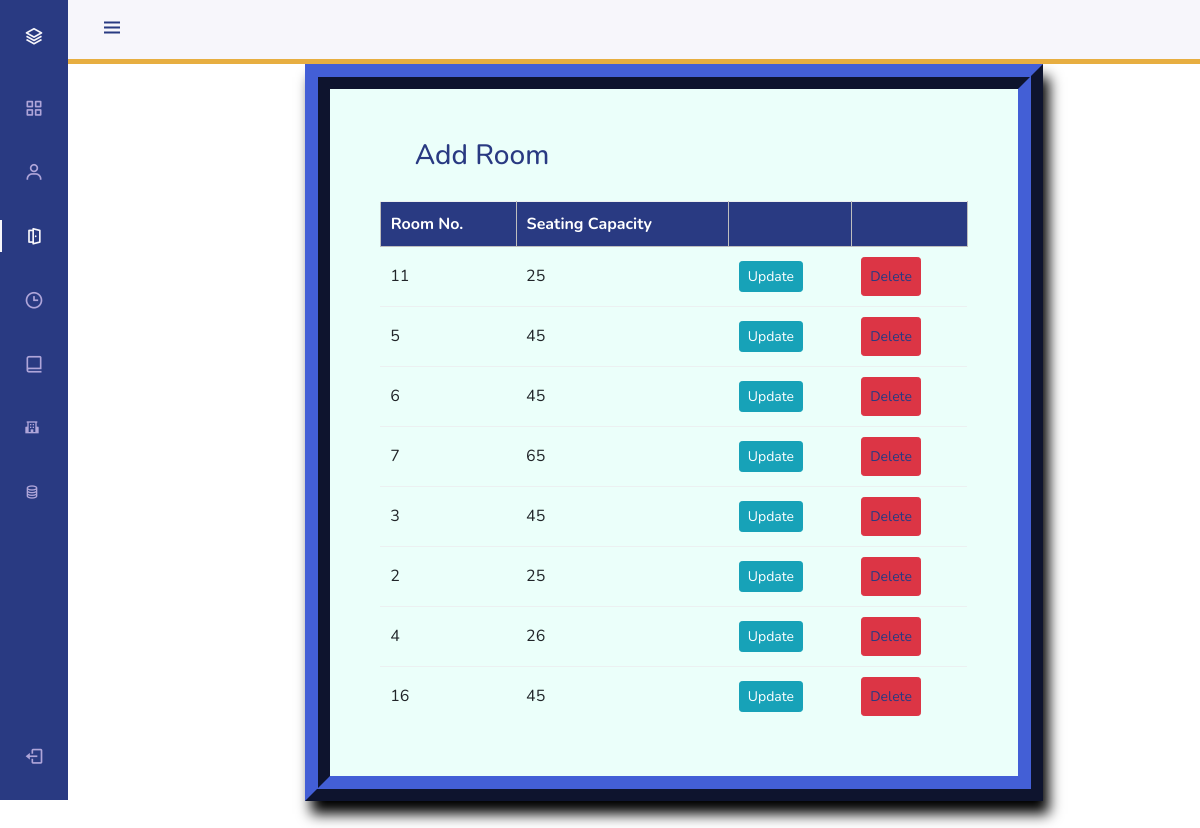
The app's page /room_list/ with its own data.
### scheduling_using_genetic/models.py (models this page shows, shortened)
class Room(models.Model):
    r_number = models.CharField(max_length=6)
    seating_capacity = models.IntegerField(default=0)

### scheduling_using_genetic/views.py (the view)
# urls.py: path('room_list/', views.room_list, name='editrooms'),
def room_list(request):
    context = {
        'rooms': Room.objects.all()
    }
    return render(request, 'roomlist.html', context)

### scheduling_using_genetic/templates/roomlist.html (shortened to what this page needs)
{% block content %}
{% load static %}
    <!DOCTYPE html>
<html lang="en">
    <head>
        <link href='https://cdn.jsdelivr.net/npm/boxicons@2.0.5/css/boxicons.min.css' rel='stylesheet'>
        <link rel="stylesheet" href="https://maxcdn.bootstrapcdn.com/bootstrap/4.0.0/css/bootstrap.min.css">
        <link rel="stylesheet" href="{% static 'css/styles.css' %}">
    </head>
    <body id="body-pd">
        <header class="header" id="header" style="border-bottom: 5px solid #e7ae41;">
            <div class="header__toggle">
                <i class='bx bx-menu' id="header-toggle"></i>
            </div>
        </header>
       <div class="l-navbar" id="nav-bar">
            <nav class="nav">
                <div>
                    <a href="#" class="nav__logo">
                        <i class='bx bx-layer nav__logo-icon'></i>
                    </a>
                    <div class="nav__list">
                        <a href="{% url 'index' %}" class="nav__link ">
                        <i class='bx bx-grid-alt nav__icon' ></i>
                        </a>
                        <a href="{% url 'addprofessor' %}" class="nav__link">
                            <i class='bx bx-user nav__icon' ></i>
                        </a>
                        <a href="{% url 'addroom' %}" class="nav__link active">
                            <i class='bx bx-door-open nav__icon' ></i>
                        </a>
                        <a href="{% url 'addmeetingtime' %}" class="nav__link">
                            <i class='bx bx-time nav__icon' ></i>
                        </a>
                        <a href="{% url 'addcourse' %}" class="nav__link">
                            <i class='bx bx-book-alt nav__icon' ></i>
                        </a>
                        <a href="{% url 'adddepartment' %}" class="nav__link">
                            <i class='bx bxs-school' ></i>
                        </a>
                        <a href="{% url 'addsection' %}" class="nav__link">
                            <i class='bx bx-coin-stack' ></i>
                        </a>
                    </div>
                </div>
                <a href="{% url 'logout' %}" class="nav__link">
                    <i class='bx bx-log-out nav__icon' ></i>
                </a>
            </nav>
        </div>
        <div class="container">
<fieldset class="fieldset">
    <a href="{% url 'addroom'%}"><h1 class="tablink" onclick="openPage('new')" id="defaultOpen">Add Room</h1></a>
    <div class="tabcontent" id="edit">
        <table class="table1">
            <thead>
            <tr class="table-headers">
            <th>Room No.</th>
            <th>Seating Capacity</th>
            <th class="empty"></th>
            <th  class="empty"></th>
            </tr>
            </thead>
            <tbody>
            {% for rm in rooms %}
            <tr>
             <td>{{rm.r_number}}</td>
             <td>{{rm.seating_capacity}}</td>
             <td><a class="btn btn-sm btn-info" href="{% url 'update_room' rm.id %}">Update</a></td>
             <td class="empty">
                <form action="{% url 'deleteroom' rm.id %}" method="post">
                        <input type="submit" value="Delete" class="btn btn-sm btn-danger">
                </form>
             </td>
             </tr>
            {% endfor %}
            </tbody>
        </table>
    </div>
</fieldset>
        </div>
    </body>
</html>
{% endblock %}

### static/css/styles.css (style rules this page uses)
:root { --header-height: 3rem; --nav-width: 68px; --first-color: #293a82; --first-color-light: #AFA5D9; --white-color: #F7F6FB; --body-font: 'Nunito', sans-serif; --normal-font-size: 1rem; --z-fixed: 100; }
*,::before,::after { box-sizing: border-box; }
body { position: relative; margin: var(--header-height) 0 0 0; padding: 0 1rem; font-family: var(--body-font); font-size: var(--normal-font-size); transition: .5s; }
a { text-decoration: none; }
.header { width: 100%; height: var(--header-height); position: fixed; top: 0; left: 0; display: flex; align-items: center; justify-content: space-between; padding: 0 1rem; background-color: var(--white-color); z-index: var(--z-fixed); transition: .5s; }
.header__toggle { color: var(--first-color); font-size: 1.5rem; cursor: pointer; }
.l-navbar { position: fixed; top: 0; left: -30%; width: var(--nav-width); height: 100vh; background-color: var(--first-color); padding: .5rem 1rem 0 0; transition: .5s; z-index: var(--z-fixed); }
.nav { height: 100%; display: flex; flex-direction: column; justify-content: space-between; overflow: hidden; }
.nav__logo, .nav__link { display: grid; grid-template-columns: max-content max-content; align-items: center; column-gap: 1rem; padding: .5rem 0 .5rem 1.5rem; }
.nav__logo { margin-bottom: 2rem; }
.nav__logo-icon { font-size: 1.25rem; color: var(--white-color); }
.nav__link { position: relative; color: var(--first-color-light); margin-bottom: 1.5rem; transition: .3s; }
.nav__icon { font-size: 1.25rem; }
.active { color: var(--white-color); }
.active::before { content: ''; position: absolute; left: 0; width: 2px; height: 32px; background-color: var(--white-color); }
@media screen and (min-width: 768px) { body { margin: calc(var(--header-height) + 1rem) 0 0 0; padding-left: calc(var(--nav-width) + 2rem); } }
@media screen and (min-width: 768px) { .header { height: calc(var(--header-height) + 1rem); padding: 0 2rem 0 calc(var(--nav-width) + 2rem); } }
@media screen and (min-width: 768px) { .l-navbar { left: 0; padding: 1rem 1rem 0 0; } }
.container { height: 850px; position: relative; }
.fieldset h1 { color: #293a82; padding-bottom: 20px; margin-left: 35px; display: inline-block; cursor: pointer; font-size: 28px; }
.fieldset input { padding:8px; color: #293a82 }
.table2 td, th { border: 1px solid rgb(190,190,190); padding: 10px 20px; }
.table1 { width: 100%; border-collapse: collapse; text-align: left; overflow: hidden; }
.table1 td, th { border-top: 1px solid #ECF0F1; padding: 10px; }
.table1 th { background-color: #293a82; color: #fff; }
.fieldset { margin-top: 3%; margin-left: 18%; margin-right: 12%; padding: 50px; border-width: 25px; border-style: ridge; border-color: #293a82; box-shadow: 6px 13px 13px 0px black; background-color: #ebfffa; }

### records on screen
Room: r_number "11", seating_capacity "25"
Room: r_number "5", seating_capacity "45"
Room: r_number "6", seating_capacity "45"
Room: r_number "7", seating_capacity "65"
Room: r_number "3", seating_capacity "45"
Room: r_number "2", seating_capacity "25"
Room: r_number "4", seating_capacity "26"
Room: r_number "16", seating_capacity "45"
